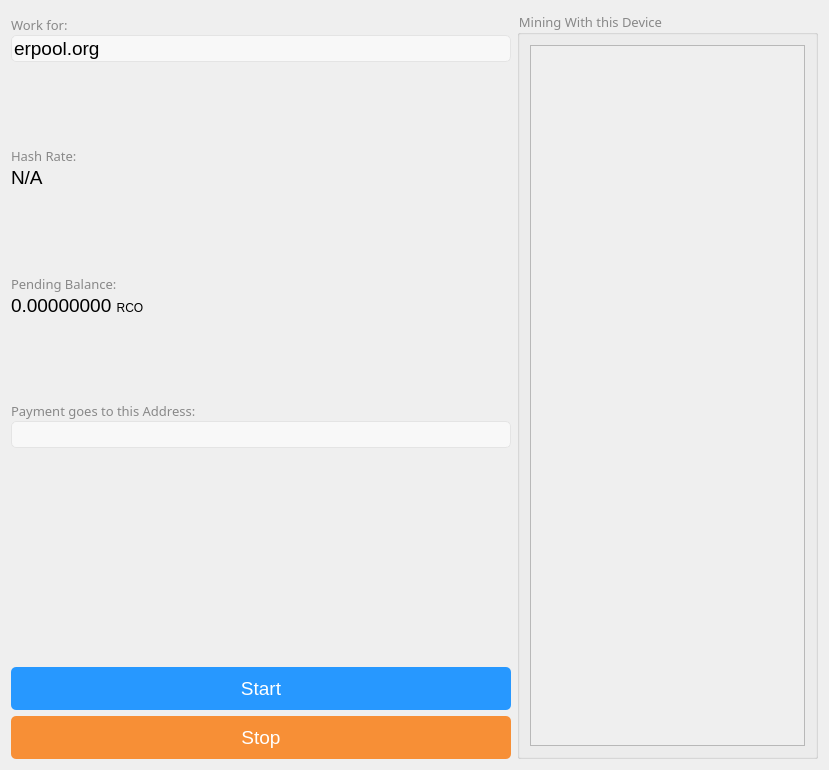
<?xml version="1.0" encoding="UTF-8"?>
<ui version="4.0">
 <class>MinerSetup</class>
 <widget class="QWidget" name="MinerSetup">
  <property name="geometry">
   <rect>
    <x>0</x>
    <y>0</y>
    <width>829</width>
    <height>770</height>
   </rect>
  </property>
  <property name="font">
   <font>
    <weight>1</weight>
    <italic>false</italic>
    <bold>false</bold>
   </font>
  </property>
  <property name="windowTitle">
   <string>Contribute to a Pool</string>
  </property>
  <property name="styleSheet">
   <string notr="true">#stopbutton {
color: rgb(255, 255, 255);
background-color:#F78F36;
border-radius: 5px;
font : 14pt;
}

#startbutton {
color: rgb(255, 255, 255);
background-color:#2798FF;
border-radius: 5px;
font : 14pt;
}

#startbutton:pressed {
background-color:#1C8AEE ;
}

#stopbutton:pressed {
background-color:#EA8128 ;
}


#startbutton:hover, #stopbutton:hover {
}

QComboBox {
background: #F8F8F8;
border: 1px solid #E4E4E4;
border-radius: 5px;
font : 14pt;
}

QComboBox::down-arrow {
    image: url(:/icons/down);
}

QComboBox::down-arrow:on { /* shift the arrow when popup is open */
    image: url(:/icons/up);
}
QComboBox::drop-down {
    subcontrol-origin: padding;
    subcontrol-position: top right;

    border-left-width: 0px;
    border-left-color: darkgray;
    border-left-style: solid; /* just a single line */
    border-top-right-radius: 3px; /* same radius as the QComboBox */
    border-bottom-right-radius: 3px;
}

* {
	font: 14 pt;
}

#unitlabel {
	font : 6pt;
}

#hashrate, #Interest  {
font-size: 14pt;
color: #000000;
letter-spacing: 0.5pt;
line-height: 14pt;
}

#workfor , #hashrate_label, #Interestlabel , #username_label, #cpu_select_group {
font-family: PingFangSC-Regular;
font-size: 10pt;
color: #888888;
letter-spacing: 0.5pt;
line-height: 14pt;
}</string>
  </property>
  <layout class="QHBoxLayout" name="horizontalLayout">
   <item>
    <layout class="QVBoxLayout" name="verticalLayout_6" stretch="0,1,0,1,0,1,0,3,0,0">
     <item>
      <layout class="QVBoxLayout" name="verticalLayout">
       <property name="spacing">
        <number>1</number>
       </property>
       <property name="topMargin">
        <number>5</number>
       </property>
       <property name="bottomMargin">
        <number>5</number>
       </property>
       <item>
        <widget class="QLabel" name="workfor">
         <property name="font">
          <font>
           <family>PingFangSC-Regular</family>
           <pointsize>10</pointsize>
           <weight>1</weight>
           <italic>false</italic>
           <bold>false</bold>
          </font>
         </property>
         <property name="text">
          <string>Work for:</string>
         </property>
        </widget>
       </item>
       <item>
        <widget class="QComboBox" name="location">
         <property name="font">
          <font>
           <pointsize>14</pointsize>
           <weight>50</weight>
           <italic>false</italic>
           <bold>false</bold>
          </font>
         </property>
         <property name="editable">
          <bool>true</bool>
         </property>
         <item>
          <property name="text">
           <string notr="true" extracomment="币易官方矿池">erpool.org</string>
          </property>
         </item>
        </widget>
       </item>
      </layout>
     </item>
     <item>
      <spacer name="verticalSpacer_2">
       <property name="orientation">
        <enum>Qt::Vertical</enum>
       </property>
       <property name="sizeHint" stdset="0">
        <size>
         <width>20</width>
         <height>40</height>
        </size>
       </property>
      </spacer>
     </item>
     <item>
      <layout class="QVBoxLayout" name="verticalLayout_3">
       <property name="spacing">
        <number>1</number>
       </property>
       <property name="topMargin">
        <number>5</number>
       </property>
       <property name="bottomMargin">
        <number>5</number>
       </property>
       <item>
        <widget class="QLabel" name="hashrate_label">
         <property name="font">
          <font>
           <family>PingFangSC-Regular</family>
           <pointsize>10</pointsize>
           <weight>1</weight>
           <italic>false</italic>
           <bold>false</bold>
          </font>
         </property>
         <property name="text">
          <string>Hash Rate:</string>
         </property>
        </widget>
       </item>
       <item>
        <widget class="QLabel" name="hashrate">
         <property name="font">
          <font>
           <pointsize>14</pointsize>
           <weight>1</weight>
           <italic>false</italic>
           <bold>false</bold>
          </font>
         </property>
         <property name="text">
          <string>N/A</string>
         </property>
        </widget>
       </item>
      </layout>
     </item>
     <item>
      <spacer name="verticalSpacer_3">
       <property name="orientation">
        <enum>Qt::Vertical</enum>
       </property>
       <property name="sizeHint" stdset="0">
        <size>
         <width>20</width>
         <height>40</height>
        </size>
       </property>
      </spacer>
     </item>
     <item>
      <layout class="QVBoxLayout" name="verticalLayout_4">
       <property name="spacing">
        <number>1</number>
       </property>
       <property name="topMargin">
        <number>5</number>
       </property>
       <property name="bottomMargin">
        <number>5</number>
       </property>
       <item>
        <widget class="QLabel" name="Interestlabel">
         <property name="font">
          <font>
           <family>PingFangSC-Regular</family>
           <pointsize>10</pointsize>
           <weight>1</weight>
           <italic>false</italic>
           <bold>false</bold>
          </font>
         </property>
         <property name="text">
          <string>Pending Balance:</string>
         </property>
        </widget>
       </item>
       <item>
        <widget class="QLabel" name="label_4">
         <property name="sizePolicy">
          <sizepolicy hsizetype="Minimum" vsizetype="Minimum">
           <horstretch>0</horstretch>
           <verstretch>0</verstretch>
          </sizepolicy>
         </property>
         <property name="font">
          <font>
           <weight>1</weight>
           <italic>false</italic>
           <bold>false</bold>
          </font>
         </property>
         <property name="text">
          <string>&lt;html&gt;&lt;head/&gt;&lt;body&gt;&lt;p&gt;&lt;span style=&quot; font-size:14pt;&quot;&gt;0.00000000 &lt;/span&gt;&lt;span style=&quot; font-size:9pt;&quot;&gt;RCO&lt;/span&gt;&lt;/p&gt;&lt;/body&gt;&lt;/html&gt;</string>
         </property>
        </widget>
       </item>
      </layout>
     </item>
     <item>
      <spacer name="verticalSpacer_4">
       <property name="orientation">
        <enum>Qt::Vertical</enum>
       </property>
       <property name="sizeHint" stdset="0">
        <size>
         <width>20</width>
         <height>40</height>
        </size>
       </property>
      </spacer>
     </item>
     <item>
      <layout class="QVBoxLayout" name="verticalLayout_5">
       <property name="spacing">
        <number>1</number>
       </property>
       <property name="topMargin">
        <number>5</number>
       </property>
       <property name="bottomMargin">
        <number>5</number>
       </property>
       <item>
        <widget class="QLabel" name="username_label">
         <property name="font">
          <font>
           <family>PingFangSC-Regular</family>
           <pointsize>10</pointsize>
           <weight>1</weight>
           <italic>false</italic>
           <bold>false</bold>
          </font>
         </property>
         <property name="text">
          <string>Payment goes to this Address:</string>
         </property>
        </widget>
       </item>
       <item>
        <widget class="QComboBox" name="username">
         <property name="minimumSize">
          <size>
           <width>500</width>
           <height>0</height>
          </size>
         </property>
         <property name="font">
          <font>
           <pointsize>14</pointsize>
           <weight>50</weight>
           <italic>false</italic>
           <bold>false</bold>
          </font>
         </property>
         <property name="editable">
          <bool>true</bool>
         </property>
        </widget>
       </item>
      </layout>
     </item>
     <item>
      <spacer name="verticalSpacer">
       <property name="orientation">
        <enum>Qt::Vertical</enum>
       </property>
       <property name="sizeHint" stdset="0">
        <size>
         <width>20</width>
         <height>40</height>
        </size>
       </property>
      </spacer>
     </item>
     <item>
      <widget class="QPushButton" name="startbutton">
       <property name="styleSheet">
        <string notr="true">padding : 10px;</string>
       </property>
       <property name="text">
        <string>Start</string>
       </property>
      </widget>
     </item>
     <item>
      <widget class="QPushButton" name="stopbutton">
       <property name="styleSheet">
        <string notr="true">padding : 10px;</string>
       </property>
       <property name="text">
        <string>Stop</string>
       </property>
      </widget>
     </item>
    </layout>
   </item>
   <item>
    <widget class="QGroupBox" name="cpu_select_group">
     <property name="minimumSize">
      <size>
       <width>0</width>
       <height>330</height>
      </size>
     </property>
     <property name="title">
      <string>Mining With this Device</string>
     </property>
     <layout class="QVBoxLayout" name="verticalLayout_2">
      <property name="leftMargin">
       <number>10</number>
      </property>
      <property name="topMargin">
       <number>10</number>
      </property>
      <property name="rightMargin">
       <number>10</number>
      </property>
      <property name="bottomMargin">
       <number>10</number>
      </property>
      <item>
       <widget class="QScrollArea" name="scrollArea">
        <property name="widgetResizable">
         <bool>true</bool>
        </property>
        <widget class="QWidget" name="scrollAreaWidgetContents">
         <property name="geometry">
          <rect>
           <x>0</x>
           <y>0</y>
           <width>279</width>
           <height>685</height>
          </rect>
         </property>
         <layout class="QGridLayout" name="cpu_select_group_layout">
          <property name="sizeConstraint">
           <enum>QLayout::SetMinimumSize</enum>
          </property>
         </layout>
        </widget>
       </widget>
      </item>
     </layout>
    </widget>
   </item>
  </layout>
 </widget>
 <resources/>
 <connections/>
</ui>
